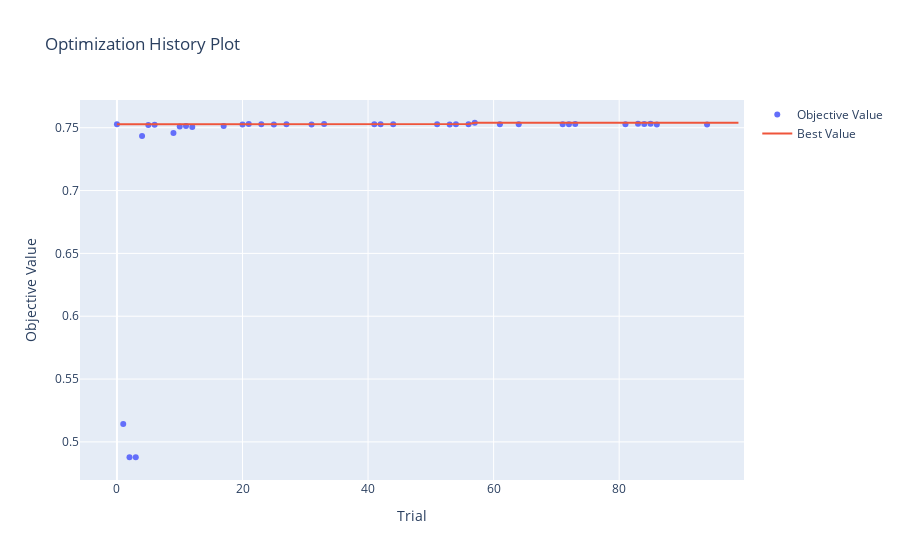
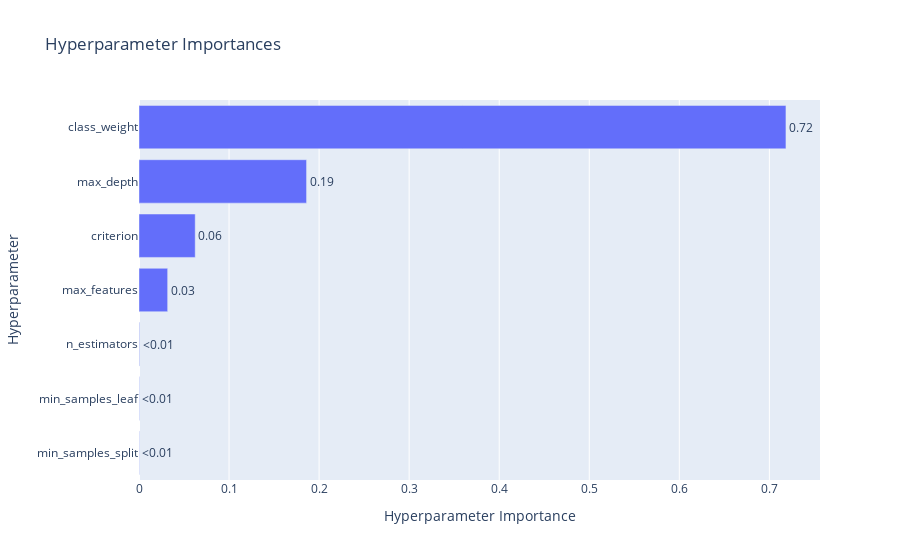

Notebook code for these charts, in order:
### Code cell
from optuna.visualization import (
    plot_optimization_history,
    plot_param_importances,
)

print("Generating Optuna Visualization Plots...")

# 1. Plot Optimization History
# Shows how the objective value (F1-score in your case) changed over trials.
# You can see if the optimization is converging or if there's still potential for improvement.
fig_history = plot_optimization_history(study_rf)
fig_history.show()


# 2. Plot Parameter Importances
# Shows which hyperparameters were most influential in determining the objective value.
# This helps you understand which parameters had the biggest impact on your F1-score.
fig_importances = plot_param_importances(study_rf)
fig_importances.show()

### Figure 1 — Plotly figure (JSON) as saved in the notebook; plotly's stock layout.template omitted (floating-point values rounded to 4 significant figures)
{"data": [{"mode": "markers", "name": "Objective Value", "type": "scatter", "x": [0, 1, 2, 3, 4, 5, 6, 9, 10, 11, 12, 17, 20, 21, 23, 25, 27, 31, 33, 41, 42, 44, 51, 53, 54, 56, 57, 61, 64, 71, 72, 73, 81, 83, 84, 85, 86, 94], "y": [0.7528, 0.5142, 0.4878, 0.4878, 0.7435, 0.7523, 0.7524, 0.7458, 0.751, 0.7514, 0.7506, 0.7514, 0.7526, 0.7529, 0.7528, 0.7526, 0.7528, 0.7526, 0.7529, 0.7528, 0.7528, 0.7528, 0.7528, 0.7526, 0.7528, 0.7528, 0.754, 0.7528, 0.7528, 0.7528, 0.7528, 0.753, 0.7528, 0.7531, 0.7529, 0.7531, 0.7527, 0.7526]}, {"mode": "lines", "name": "Best Value", "type": "scatter", "x": [0, 1, 2, 3, 4, 5, 6, 7, 8, 9, 10, 11, 12, 13, 14, 15, 16, 17, 18, 19, 20, 21, 22, 23, 24, 25, 26, 27, 28, 29, 30, 31, 32, 33, 34, 35, 36, 37, 38, 39, 40, 41, 42, 43, 44, 45, 46, 47, 48, 49, 50, 51, 52, 53, 54, 55, 56, 57, 58, 59, 60, 61, 62, 63, 64, 65, 66, 67, 68, 69, 70, 71, 72, 73, 74, 75, 76, 77, 78, 79, 80, 81, 82, 83, 84, 85, 86, 87, 88, 89, 90, 91, 92, 93, 94, 95, 96, 97, 98, 99], "y": [0.7528, 0.7528, 0.7528, 0.7528, 0.7528, 0.7528, 0.7528, 0.7528, 0.7528, 0.7528, 0.7528, 0.7528, 0.7528, 0.7528, 0.7528, 0.7528, 0.7528, 0.7528, 0.7528, 0.7528, 0.7528, 0.7529, 0.7529, 0.7529, 0.7529, 0.7529, 0.7529, 0.7529, 0.7529, 0.7529, 0.7529, 0.7529, 0.7529, 0.7529, 0.7529, 0.7529, 0.7529, 0.7529, 0.7529, 0.7529, 0.7529, 0.7529, 0.7529, 0.7529, 0.7529, 0.7529, 0.7529, 0.7529, 0.7529, 0.7529, 0.7529, 0.7529, 0.7529, 0.7529, 0.7529, 0.7529, 0.7529, 0.754, 0.754, 0.754, 0.754, 0.754, 0.754, 0.754, 0.754, 0.754, 0.754, 0.754, 0.754, 0.754, 0.754, 0.754, 0.754, 0.754, 0.754, 0.754, 0.754, 0.754, 0.754, 0.754, 0.754, 0.754, 0.754, 0.754, 0.754, 0.754, 0.754, 0.754, 0.754, 0.754, 0.754, 0.754, 0.754, 0.754, 0.754, 0.754, 0.754, 0.754, 0.754, 0.754]}, {"marker": {"color": "#cccccc"}, "mode": "markers", "name": "Infeasible Trial", "showlegend": false, "type": "scatter", "x": [], "y": []}], "layout": {"title": {"text": "Optimization History Plot"}, "xaxis": {"title": {"text": "Trial"}}, "yaxis": {"title": {"text": "Objective Value"}}}}

### Figure 2 — Plotly figure (JSON) as saved in the notebook; plotly's stock layout.template omitted (floating-point values rounded to 4 significant figures)
{"data": [{"cliponaxis": false, "hovertemplate": ["min_samples_split (IntDistribution): 0.00029453652560334115<extra></extra>", "min_samples_leaf (IntDistribution): 0.00036873063845288594<extra></extra>", "n_estimators (IntDistribution): 0.0005769237997117672<extra></extra>", "max_features (CategoricalDistribution): 0.031833256730654506<extra></extra>", "criterion (CategoricalDistribution): 0.06242578435269554<extra></extra>", "max_depth (IntDistribution): 0.18607930775390988<extra></extra>", "class_weight (CategoricalDistribution): 0.7184214601989722<extra></extra>"], "name": "Objective Value", "orientation": "h", "text": ["<0.01", "<0.01", "<0.01", "0.03", "0.06", "0.19", "0.72"], "textposition": "outside", "type": "bar", "x": [0.0002945, 0.0003687, 0.0005769, 0.03183, 0.06243, 0.1861, 0.7184], "y": ["min_samples_split", "min_samples_leaf", "n_estimators", "max_features", "criterion", "max_depth", "class_weight"]}], "layout": {"title": {"text": "Hyperparameter Importances"}, "xaxis": {"title": {"text": "Hyperparameter Importance"}}, "yaxis": {"title": {"text": "Hyperparameter"}}}}
